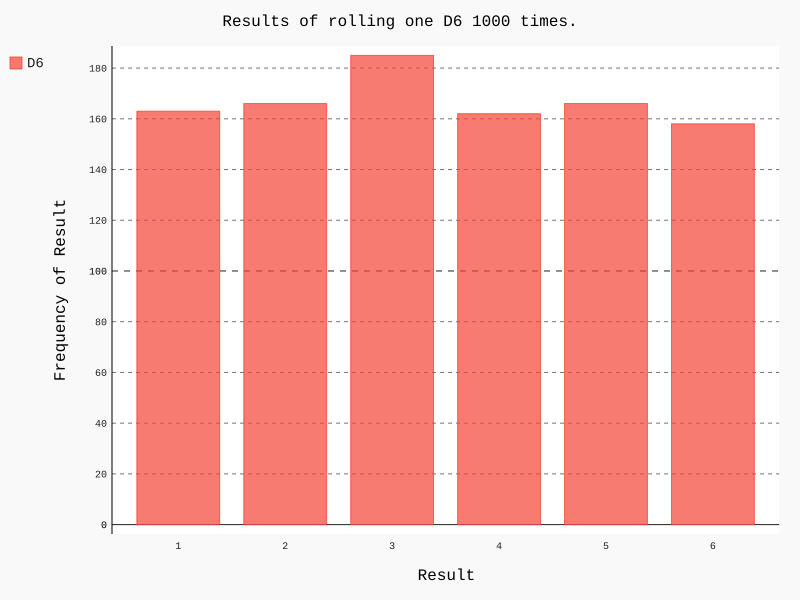

Write Python code to recreate this figure.
# sourcery skip: for-index-underscore
from die import Die

import pygal

# Cria um D6
die = Die()


# Faz alguns lançamentos e armazena os resultados em uma lista
results = []
for roll_num in range(1000):
    result = die.roll()
    results.append(result)


# Analisa os resultados
frenquencies = []
for value in range(1, die.num_sides+1):
    frenquency = results.count(value)
    frenquencies.append(frenquency)


# Visualiza os resultados
hist = pygal.Bar()

hist.title = "Results of rolling one D6 1000 times."
hist.x_labels = ['1', '2', '3', '4', '5', '6']
hist.x_title = "Result"
hist.y_title = "Frequency of Result"


hist.add('D6', frenquencies)
hist.render_to_file('PYTHON/Python-VisualizacaoDeDados/Dados-Gráficos/Die/die_visual.svg')
